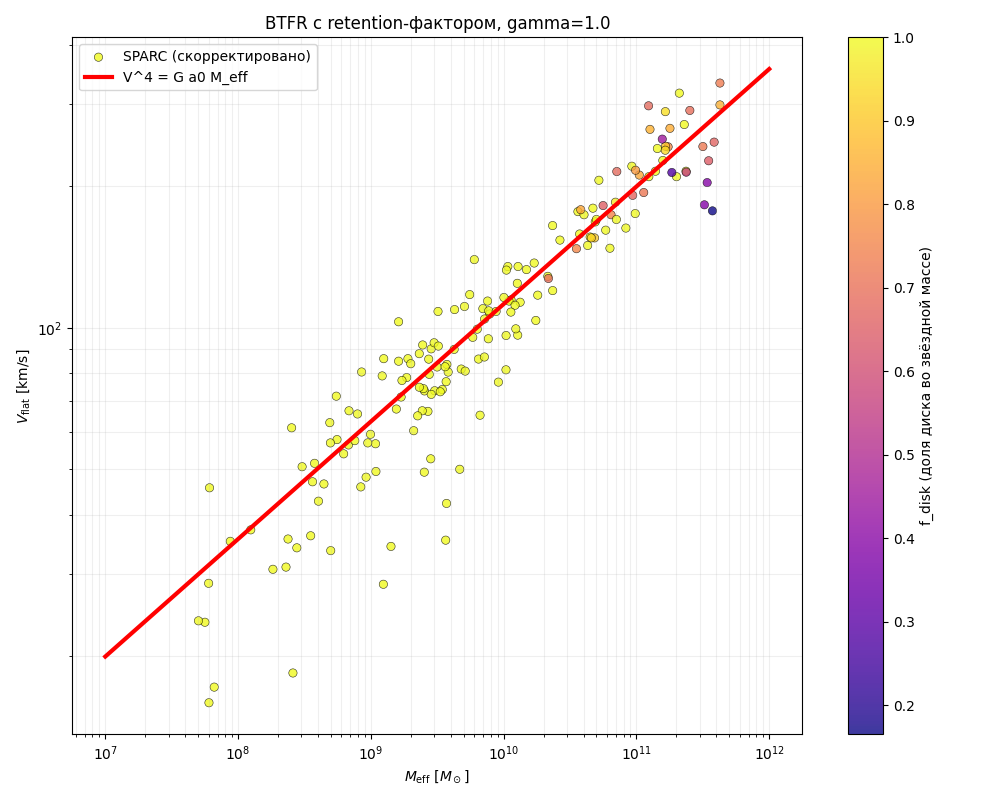

Reproduce this figure in Python.
import pandas as pd
import numpy as np
import matplotlib.pyplot as plt
import glob
import os
from scipy.stats import linregress

# Папка с rotmod-файлами SPARC
DATA_FOLDER = "rotmod"

# Константы
A0 = 1.2e-10          # фундаментальное ускорение (м/с^2)
G_kpc = 4.301e-6      # гравитационная, (km/s)^2 * kpc / Msun

# Массо-световые отношения (можно потом калибровать)
ML_DISK  = 0.5
ML_BULGE = 0.7


def get_galaxy_properties(file_path):
    """
    Считывает rotmod-файл и возвращает основные параметры галактики:
    M_bar, V_flat, M_disk, M_bul, f_disk, name.

    file_path: путь к .dat файлу.
    """
    col_names = ["Rad", "Vobs", "errV", "Vgas", "Vdisk", "Vbul",
                 "SBdisk", "SBbul"]
    df = pd.read_csv(file_path, sep=r"\s+", names=col_names, comment="#")

    # Берём только точки с положительным наблюдаемым V
    valid_v = df["Vobs"][df["Vobs"] > 0]
    if len(valid_v) < 3:
        return None

    # Плоская скорость — средняя по последним 3 точкам
    V_flat = np.mean(valid_v.iloc[-3:])

    # Последняя точка по радиусу
    last_row = df.iloc[-1]
    R_last_kpc = last_row["Rad"]  # в kpc

    # Компоненты скоростей в последней точке
    V_gas_last  = abs(last_row["Vgas"])
    V_disk_last = abs(last_row["Vdisk"])
    V_bul_last  = abs(last_row["Vbul"])

    # Массы по простому динамическому оцениванию M ~ V^2 R / G
    M_gas  = (V_gas_last**2  * R_last_kpc) / G_kpc
    M_disk = (V_disk_last**2 * R_last_kpc) / G_kpc * ML_DISK
    M_bul  = (V_bul_last**2  * R_last_kpc) / G_kpc * ML_BULGE

    M_bar = M_gas + M_disk + M_bul

    # Доля диска в звёздной массе — наш "температурный" прокси
    M_star = M_disk + M_bul
    if M_star > 0:
        f_disk = M_disk / M_star
    else:
        f_disk = np.nan

    return {
        "M_bar":  M_bar,
        "V_flat": V_flat,
        "M_disk": M_disk,
        "M_bul":  M_bul,
        "f_disk": f_disk,
        "name":   os.path.basename(file_path).replace(".dat", "")
    }


def plot_btfr_with_retention(gamma=1.0):
    """
    Строит BTFR с учётом retention-фактора:
      R_gal = (f_ref / f_disk)^gamma
      M_eff = R_gal * M_bar

    gamma: степень зависимости от f_disk.
    """
    files = glob.glob(os.path.join(DATA_FOLDER, "*.dat"))
    print(f"Обработка {len(files)} галактик...")

    records = []
    for f in files:
        props = get_galaxy_properties(f)
        if props is None:
            continue

        # Фильтрация совсем "карликовых" и странных случаев
        if props["M_bar"] <= 1e6 or props["V_flat"] <= 10:
            continue
        if not np.isfinite(props["f_disk"]):
            continue

        records.append(props)

    if not records:
        print("Нет пригодных галактик для анализа.")
        return

    # Вытаскиваем массивы
    M_bar  = np.array([r["M_bar"]   for r in records])
    V_flat = np.array([r["V_flat"]  for r in records])
    f_disk = np.array([r["f_disk"]  for r in records])

    # Опорное значение f_ref — медиана по выборке
    f_ref = np.nanmedian(f_disk)

    # --- ВАЖНО: инвертированный retention-фактор ---
    # Bulge-dominated (малое f_disk) → больший M_eff
    # Disk-dominated → M_eff ближе к M_bar.
    with np.errstate(divide="ignore", invalid="ignore"):
        R_gal = (f_ref / f_disk)**gamma

    # На всякий случай обрежем дикие значения (если f_disk сильно < f_ref)
    R_gal = np.clip(R_gal, 0.1, 10.0)

    M_eff = R_gal * M_bar

    # Линейная регрессия в логарифмах:
    # log10(V) = slope * log10(M_eff) + intercept
    slope, intercept, r_value, p_value, std_err = linregress(
        np.log10(M_eff), np.log10(V_flat)
    )

    print(f"BTFR: log V = {slope:.3f} log M_eff + {intercept:.3f}")
    print(f"Число галактик: {len(M_eff)}")
    print(f"R^2 регрессии: {r_value**2:.3f}")

    # Правильная эквивалентная степень n в законе V^4 ~ M^n
    n_equiv = 4.0 * slope
    print(f"Эквивалент закона V^4 ~ M^n: n = {n_equiv:.2f}")

    # --- График BTFR ---
    plt.figure(figsize=(10, 8))
    sc = plt.scatter(
        M_eff, V_flat,
        c=f_disk,
        cmap="plasma",
        alpha=0.8,
        edgecolors="k",
        linewidths=0.4,
        label="SPARC (скорректировано)"
    )

    # Теоретическая линия V^4 = G a0 M_eff
    m_range = np.logspace(7, 12, 100)  # Msun
    G_si = 6.674e-11
    M_sun_kg = 1.989e30

    v_theory_ms  = (G_si * (m_range * M_sun_kg) * A0)**0.25
    v_theory_kms = v_theory_ms / 1000.0

    plt.plot(
        m_range, v_theory_kms,
        "r-",
        lw=3,
        label="V^4 = G a0 M_eff"
    )

    plt.xscale("log")
    plt.yscale("log")
    plt.xlabel(r"$M_{\rm eff}$ [$M_\odot$]")
    plt.ylabel(r"$V_{\rm flat}$ [km/s]")
    plt.title(f"BTFR с retention-фактором, gamma={gamma}")

    cbar = plt.colorbar(sc)
    cbar.set_label("f_disk (доля диска во звёздной массе)")

    plt.grid(True, which="both", alpha=0.2)
    plt.legend()
    plt.tight_layout()
    plt.show()


if __name__ == "__main__":
    # <<< ЗДЕСЬ МЕНЯЕШЬ GAMMA >>>
    GAMMA = 1.0  # например: 0.5, 1.0, 1.5 ...
    plot_btfr_with_retention(gamma=GAMMA)
